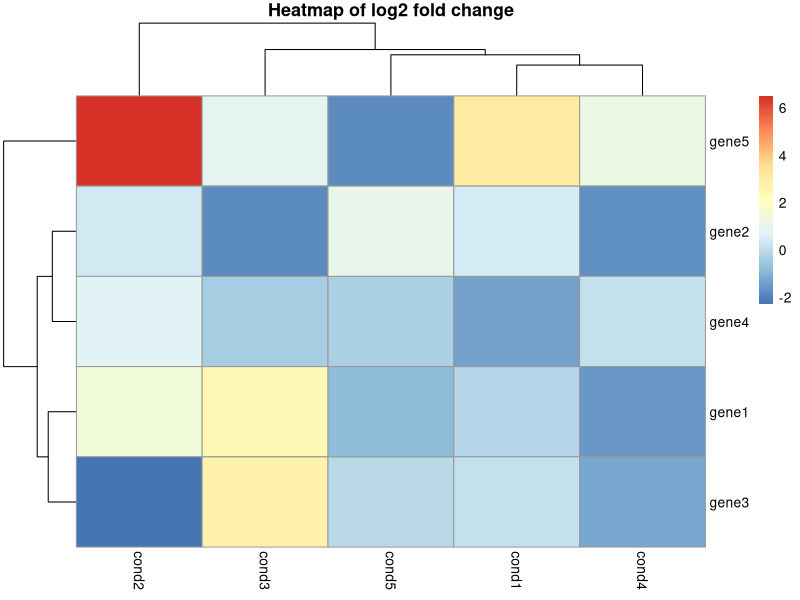

This chart was generated by the following R code:
## ---- chunk 1
mat <- matrix(sample.int(100, size = 50, replace = TRUE), nrow = 5, ncol = 10)
## ---- chunk 2
colnames(mat) <- c("cond1", "cond2", "cond3", "cond4", "cond5", "ctrl1", "ctrl2", "ctrl3", "ctrl4", "ctrl5")
rownames(mat) <- c("gene1", "gene2", "gene3", "gene4", "gene5")

# View our matrix
mat
## ---- chunk 3
cond <- mat[, 1:5]
ctrl <- mat[, 6:10]
foldchange <- log2(cond/ctrl)
pheatmap::pheatmap(foldchange, main = "Heatmap of log2 fold change")
